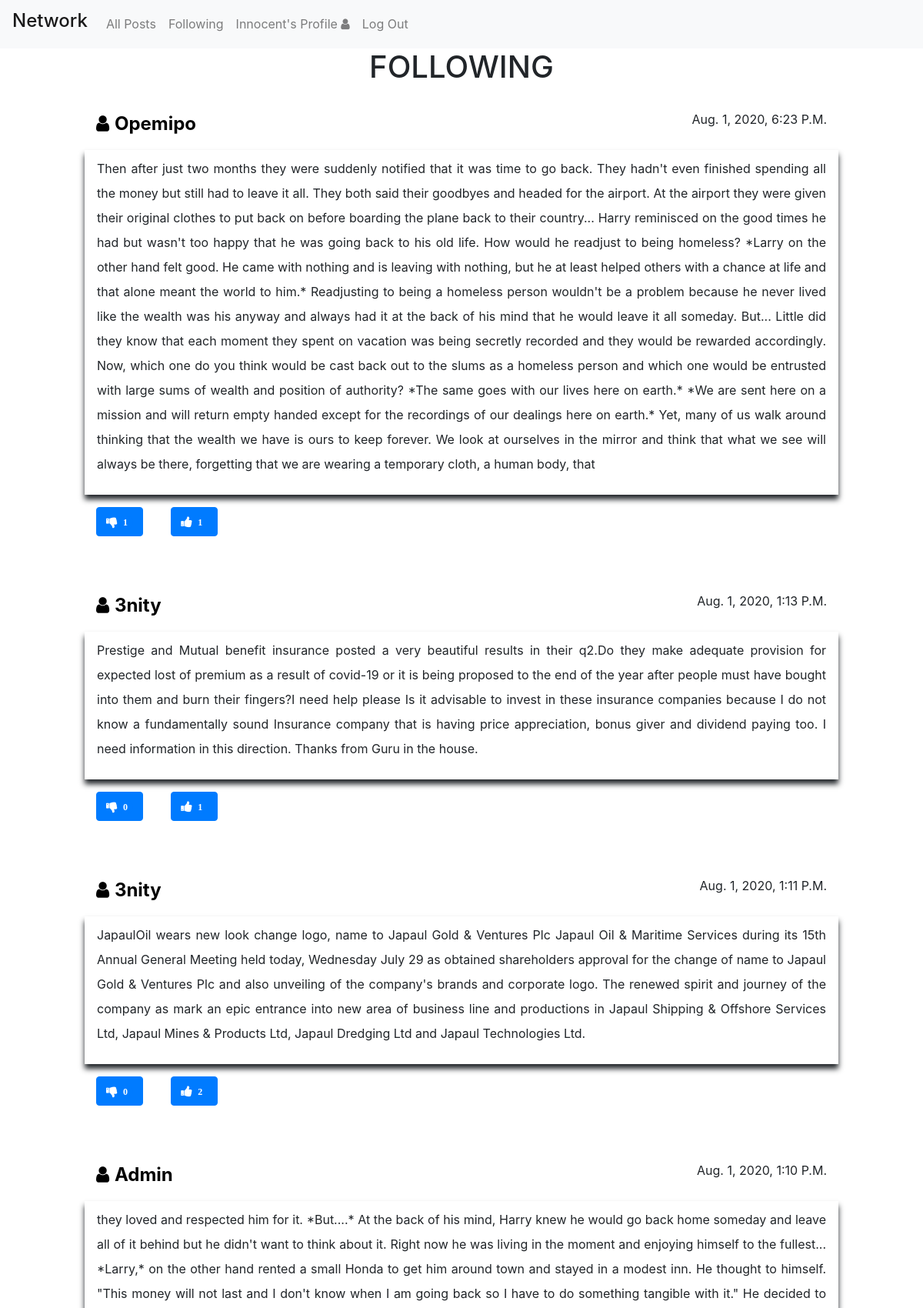
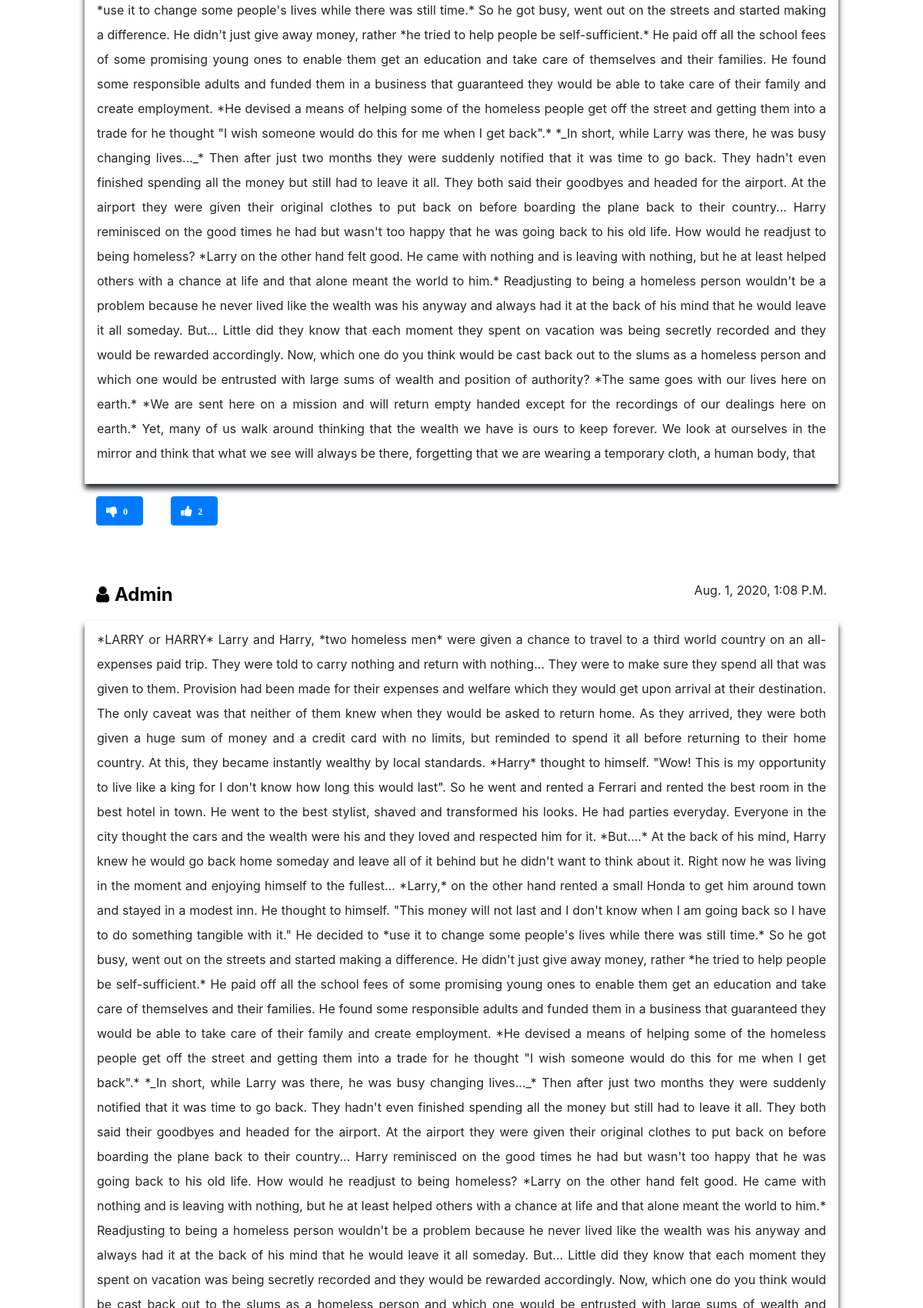
Screenshot of /following/page/1 (signed in, upper part) with the database file from the repository (2 pictures, top to bottom).
### network/models.py (models this page shows, shortened)
class User(AbstractUser):
    pass

class Post(models.Model):
    user = models.ForeignKey("User", on_delete=models.CASCADE, related_name="author")
    body = models.TextField(blank=True)
    timestamp = models.DateTimeField(auto_now_add=True)
    totalLikes = models.IntegerField(default=0)
    totalDislikes = models.IntegerField(default=0)

### network/views.py (the view)
# urls.py: path("following/page/<int:pg>", views.following, name="following"),
def following(request, pg):
    if request.user.is_authenticated:
        posts = Post.objects.filter(user__following__follower=request.user.id).order_by('-pk')
        per_page = 10
        p = Paginator(posts, per_page)
        pageNum=pg
        page = p.page(pageNum)
        page_range = p.page_range
        if page.has_next() == True:
            pNext = ''
        else:
            pNext = 'd-none'
        if page.has_previous() == True:
            pPrevious = ''
        else:
            pPrevious = 'd-none'
        post = page.object_list
        context = {'posts': post, 'pNext':pNext, 'pPrevious':pPrevious, 'page_range':page_range, 'current_page':pageNum}
        return render(request, "network/following.html", context)
    return HttpResponseRedirect(reverse("login"))

### network/templates/network/following.html (shortened to what this page needs)
{% extends "network/layout.html" %}
{% block body %}
<div class="container">
  <center>
    <h1>FOLLOWING</h1>
  </center>
  <br>
  <div class="container all-post-container">
    {% for post in posts %}
    <div class="row single-post">
      <a href="/profile/{{ post.user }}/1" style="color:black; text-decoration:none;" class="col-md-6">
        <span class="post-author">
          <i class="fa fa-user"></i>
          <span><b style="text-transform: capitalize; cursor: pointer;">{{ post.user }}</b></span>
        </span>
      </a>
      <div class="col-md-6 timestamp" style="text-transform: capitalize;">
        {{ post.timestamp }}
      </div>
      <br>
      <div class="col-12 post-body">
        <p style="word-wrap: break-word;">
          {{ post.body }}
        </p>
      </div>
      {% if user.is_authenticated %}
      <div class="col-9" id="{{ post.id }}">
        <div class="btn btn-primary vote-down" onclick="dislike('{{ post.id }}')">
          <i class="fa fa-thumbs-down"><span class="badge badge-pill badge-primary">{{ post.totalDislikes }}</span></i>
        </div>
        <div class="btn btn-primary vote-up" onclick="like('{{ post.id }}')">
          <i class="fa fa-thumbs-up"><span class="badge badge-pill badge-primary">{{ post.totalLikes }}</span></i>
        </div>
      </div>
      {% endif %}
    </div>
    <br>
    {% empty %}
    <div class="row">
      <center><h2>No Post Yet!</h2></center>
    </div>
    {% endfor %}
  </div>
  <br>
  <br>
  <br>
  <br>
</div>
{% endblock %}

### network/templates/network/layout.html (shortened to what this page needs)
{% load static %}
<!DOCTYPE html>
<html lang="en">
<head>
  <link rel="stylesheet" href="https://stackpath.bootstrapcdn.com/bootstrap/4.4.1/css/bootstrap.min.css">
  <link href="{% static 'network/styles.css' %}" rel="stylesheet">
  <link rel="stylesheet" href="https://cdnjs.cloudflare.com/ajax/libs/font-awesome/4.7.0/css/font-awesome.min.css">
</head>
<body>
  <nav class="navbar navbar-expand-md navbar-light bg-light">
    <a class="navbar-brand" href="/"><h4>Network</h4></a>
    <div class="navbtns">
      <ul class="navbar-nav mr-auto">
        <li class="nav-item">
          <a class="nav-link" href="{% url 'index' %}">All Posts</a>
        </li>
        {% if user.is_authenticated %}
        <li class="nav-item">
          <a class="nav-link following" href="/following/page/1">Following</a>
        </li>
        <li class="nav-item">
          <a class="nav-link" href="/profile/{{ request.user }}/1" style="text-transform: capitalize;">{{ user.username }}'s Profile&nbsp;<i class="fa fa-user"></i></a>
        </li>
        <li class="nav-item">
          <a class="nav-link" href="{% url 'logout' %}">Log Out</a>
        </li>
        {% endif %}
      </ul>
    </div>
  </nav>
  <div class="body">
    {% block body %}
    {% endblock %}
  </div>
</body>
</html>

### network/static/network/styles.css (style rules this page uses)
.all-post-container { padding: 0 5rem; }
.single-post { margin-bottom: 3rem; }
.post-author { font-size: 1.5rem; }
.timestamp { display: flex; justify-content: flex-end; }
.post-body { margin: 1rem 0; padding: .5rem 1rem; box-shadow: 0px 6px 7px 0px; line-height: 2rem; text-align: justify; }

### rows the page displays
User: username "Innocent"
Post: user "Opemipo", timestamp "Aug. 1, 2020, 6:23 P.m.", body "Then after just two months they were suddenly notified that it was time to go back. They hadn't even finished spending all the money but still had to leave it all. They both said their goodbyes and headed for the airport. At the airport they were given their original clothes to put back on before boarding the plane back to their country... Harry reminisced on the good times he had but wasn't too happy that he was going back to his old life. How would he readjust to being homeless? *Larry on the other hand felt good. He came with nothing and is leaving with nothing, but he at least helped others with a chance at life and that alone meant the world to him.* Readjusting to being a homeless…", totalDislikes "1", totalLikes "1"
Post: user "3nity", timestamp "Aug. 1, 2020, 1:13 P.m.", body "Prestige and Mutual benefit insurance posted a very beautiful results in their q2.Do they make adequate provision for expected lost of premium as a result of covid-19 or it is being proposed to the end of the year after people must have bought into them and burn their fingers?I need help please Is it advisable to invest in these insurance companies because I do not know a fundamentally sound Insurance company that is having price appreciation, bonus giver and dividend paying too. I need information in this direction. Thanks from Guru in the house.", totalDislikes "0", totalLikes "1"
Post: user "3nity", timestamp "Aug. 1, 2020, 1:11 P.m.", body "JapaulOil wears new look change logo, name to Japaul Gold & Ventures Plc Japaul Oil & Maritime Services during its 15th Annual General Meeting held today, Wednesday July 29 as obtained shareholders approval for the change of name to Japaul Gold & Ventures Plc and also unveiling of the company's brands and corporate logo. The renewed spirit and journey of the company as mark an epic entrance into new area of business line and productions in Japaul Shipping & Offshore Services Ltd, Japaul Mines & Products Ltd, Japaul Dredging Ltd and Japaul Technologies Ltd.", totalDislikes "0", totalLikes "2"
Post: user "Admin", timestamp "Aug. 1, 2020, 1:10 P.m.", body "they loved and respected him for it. *But....* At the back of his mind, Harry knew he would go back home someday and leave all of it behind but he didn't want to think about it. Right now he was living in the moment and enjoying himself to the fullest... *Larry,* on the other hand rented a small Honda to get him around town and stayed in a modest inn. He thought to himself. \"This money will not last and I don't know when I am going back so I have to do something tangible with it.\" He decided to *use it to change some people's lives while there was still time.* So he got busy, went out on the streets and started making a difference. He didn't just give away money, rather *he tried to help…", totalDislikes "0", totalLikes "2"
Post: user "Admin", timestamp "Aug. 1, 2020, 1:08 P.m."
